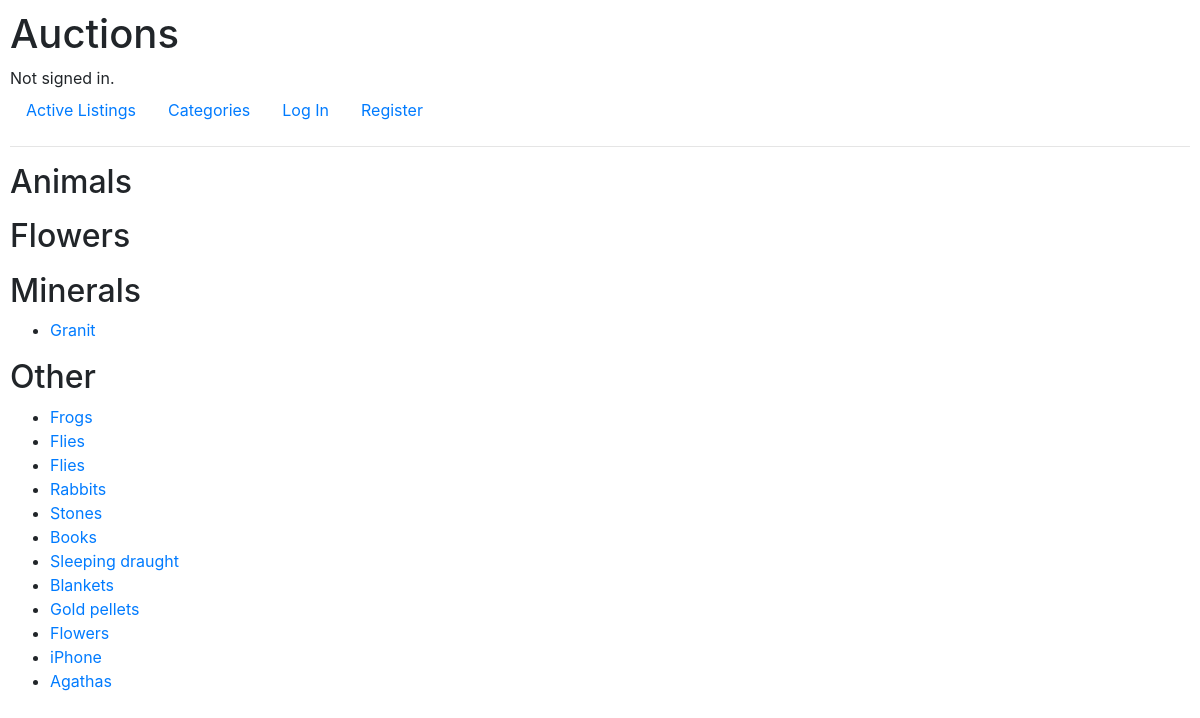
The page /categories on the database as committed earlier.
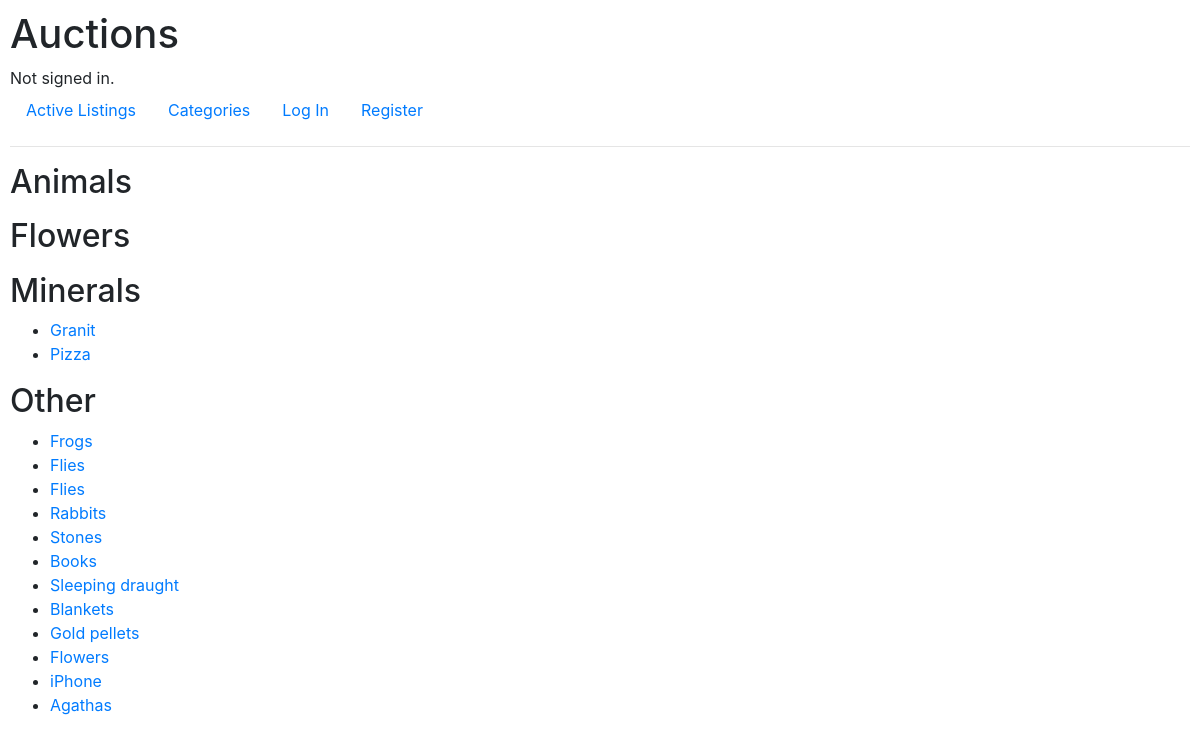
The same page on the database as committed later.
### auctions/models.py (models this page shows, shortened)
class Category(models.Model):
    category = models.CharField(max_length=32)
    def __str__(self):
        return self.category

class Listing(models.Model):
    user = models.ForeignKey(User, on_delete=models.CASCADE, related_name='listings')
    category = models.ForeignKey(Category, on_delete=models.CASCADE, related_name='listings', default=1)
    title = models.CharField(max_length=32)
    description = models.CharField(max_length=640, blank=True)
    image_url = models.URLField(max_length=200, blank=True)
    start_bid = models.DecimalField(max_digits=7, decimal_places=2)
    current_price = models.DecimalField(max_digits=7, decimal_places=2)
    closed = models.BooleanField(default=False)

### auctions/views.py (the view)
# urls.py: path('categories', views.categories, name='categories')
def categories(request):
    return render(request, 'auctions/categories.html', {
        'categories': Category.objects.all().order_by('category'),
    })

### auctions/templates/auctions/categories.html
{% extends "auctions/layout.html" %}
{% block body %}
{% for category in categories %}
<h2>{{ category }}</h2>
<ul>
  {% for listing in category.listings.all %}
  {% if not listing.closed %}
  <li><a href="{% url 'item' listing.id %}">{{ listing.title }}</a></li>
  {% endif %}
  {% endfor %}
</ul>
{% endfor %}
{% endblock %}

Rows that differ between the two databases and show on the page:
added Listing: title "Pizza", shown under Category "Minerals"
